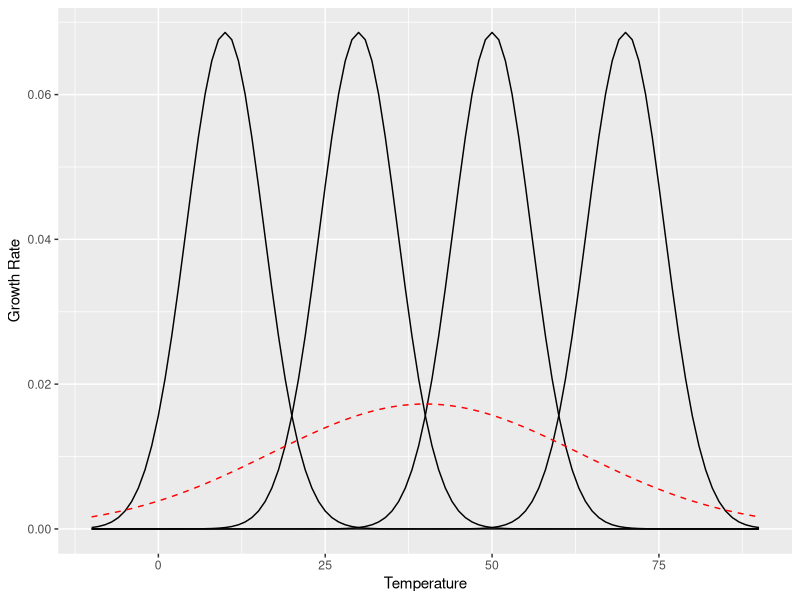
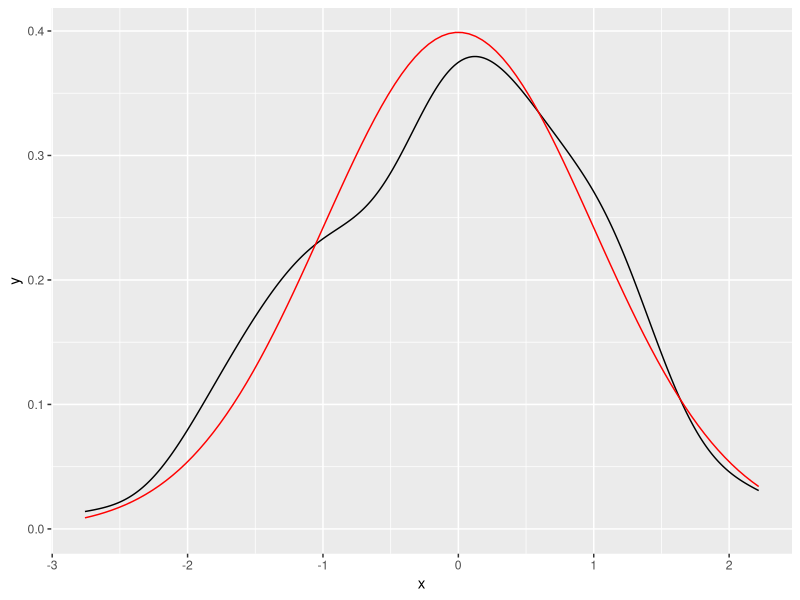
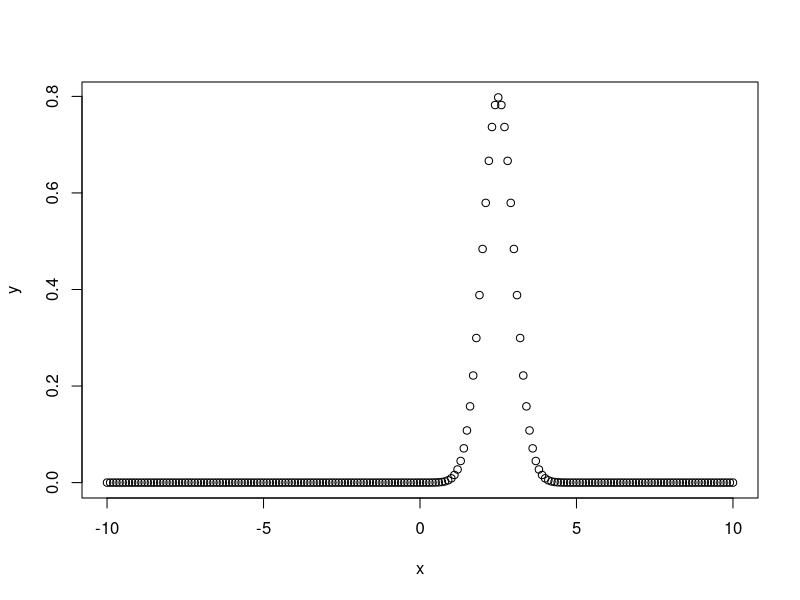
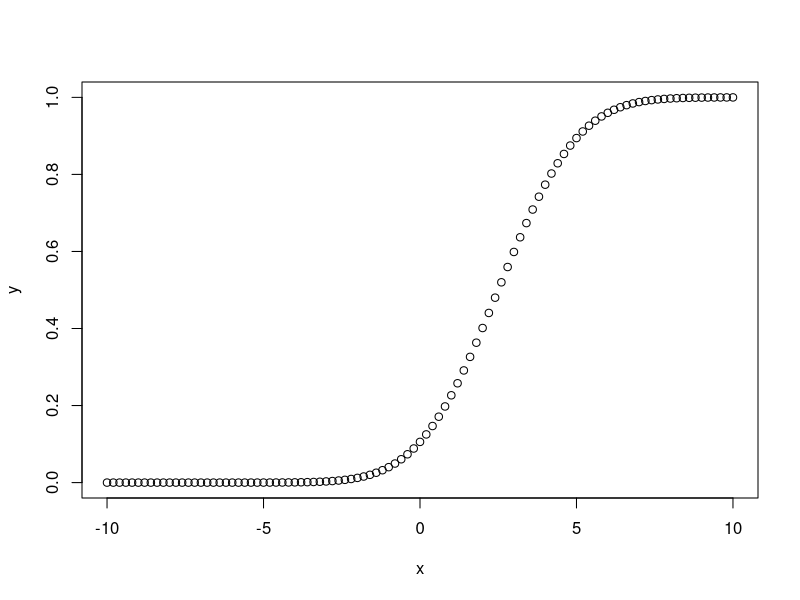
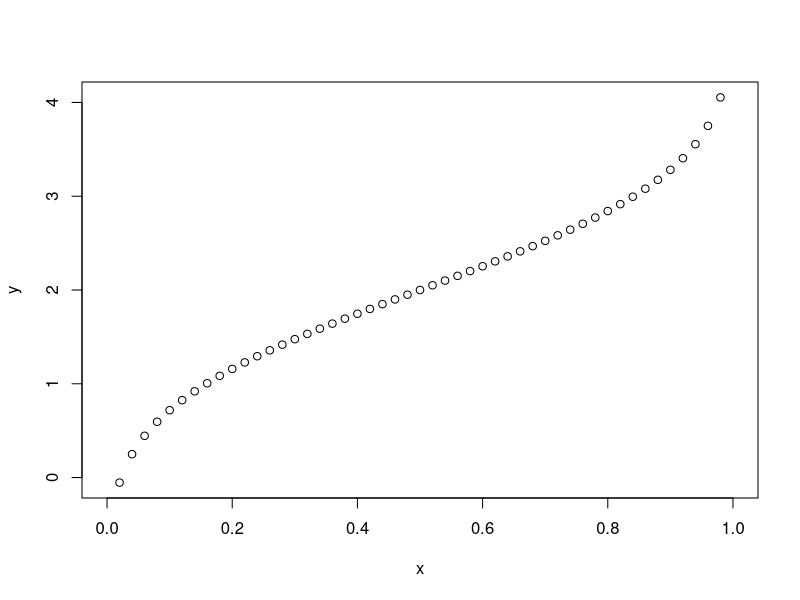
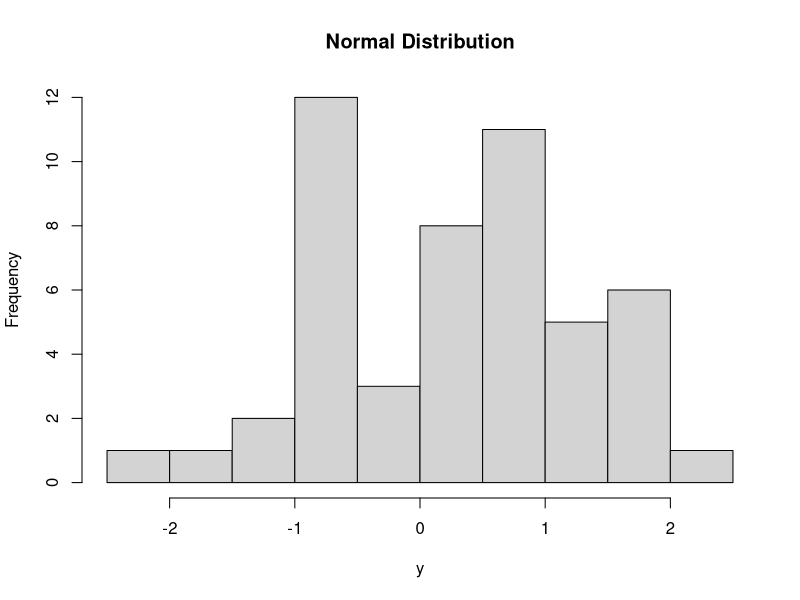
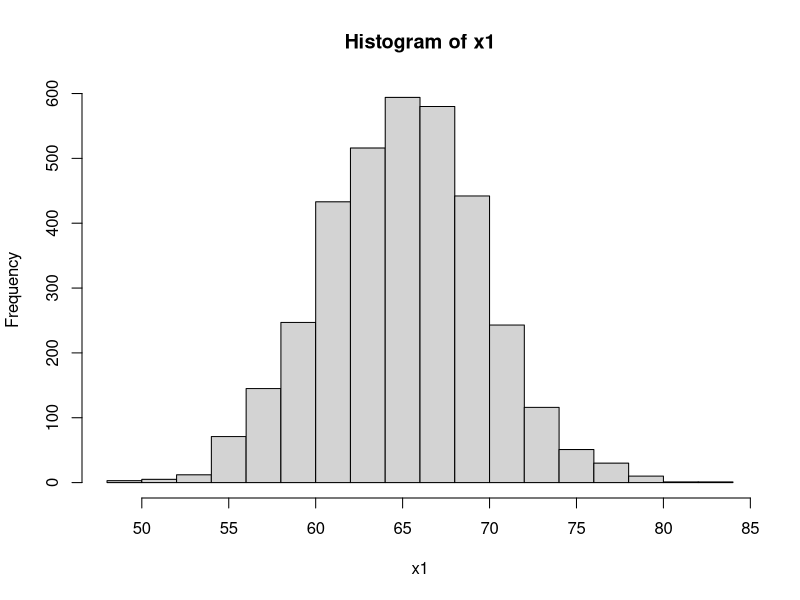

Generate these figures, in order, with R: (Note: this script raises an error after producing the figures.)
library(ggthemes)
library(data.table)
library(ggplot2)
library(tidyverse)

a <- seq(0, 20, by = .1)
b <- seq(20, 40, by = .1)
c <- seq(40, 60, by = .1)
d <- seq(60, 80, by = .1)

overall_mean <- mean(c(a, b, c, d))
# pull this from real (fake for now) data
overall_sd <- sd(c(a, b, c, d))

p9_3 <- ggplot(data.frame(x = c(-10, 90)), aes(x = x)) +
  stat_function(fun = dnorm, args = list(mean(a), sd(a))) +
  stat_function(fun = dnorm, args = list(mean(b), sd(b))) +
  stat_function(fun = dnorm, args = list(mean(c), sd(c))) +
  stat_function(fun = dnorm, args = list(mean(d), sd(d))) +
  stat_function(fun = dnorm, args = list(overall_mean, overall_sd), colour = "red", linetype="dashed") +
  xlab("Temperature") +
  ylab("Growth Rate")
p9_3

# print ggplot2 data visualization cheat sheet
# stat_function is useful for overlaying functions
set.seed(1492)
ggplot(data.frame(x = rnorm(100)), aes(x)) +
  geom_density() +
  stat_function(fun = dnorm, colour = "red")




# dnorm - this function gives height of the probability distribution at each point for a given mean and standard deviation
x <- seq(-10, 10, by = .1)
y <- dnorm(x, mean = 2.5, sd = 0.5)
plot(x, y)

# pnorm - this function gives the probability of a normally distributed random number to be less than the value of a given number. It is also called "Cumulative Distribution Function"
x <- seq(-10, 10, by = 0.2)
y <- pnorm(x, mean = 2.5, sd = 2)
plot(x, y)


# qnorm - this function takes the probability value and gives a number whose cumulative value matches the probability value
x <- seq(0, 1, by = 0.02)
y <- qnorm(x, mean = 2, sd = 1)
plot(x, y)


# rnorm - this function is used to generate random numbers whose distribution is normal. It takes the sample size as input and generates that many random numbers. We draw a histogram to show the distribution of the generated numbers

# create a sample of 50 numbers which are normally distributed
y <- rnorm(50)

hist(y, main = "Normal Distribution")


x1 <- rnorm (3500, mean=65, sd=4.58)
hist(x1)


set.seed(1) # sets a seed of reproducible results. used to produce the same sample again and again
my_hist <- data.frame( # my_hist is a data frame with two columns, group as well as value. It has 700 rows
  group = c(rep("A", 300), rep("B",150), rep("C",150), rep("D",100), rep("E",100)),
  value = c(rnorm(300, 30, 10), # rnorm has n, number of observations, mean, and standard deviation. 200, 20, 5
            # standard deviation is a measure of how spread out numbers are
            # is the square root of the variance
            # the variance is the average of the squared differences from the mean
            # https://www.mathsisfun.com/data/standard-deviation.html
            rnorm(150,5,10),
            rnorm(150,15,10),
            rnorm(100,50,10),
            rnorm(100,75,10)))

# Set desired binwidth and number of non-missing obs
bw = 2
n_obs = sum(!is.na(my_hist$value))

x <- seq(-25,100,0.1)
mu <- 30
sdev <- 15
y <- dnorm(x, mu, sdev)

# overall is the name of the group
# xx is how many times that should be repeated
# xx is length(x)


data.frame(group = rep(overall,xx), value = x, y = y)
# make a data frame
# rbind that to the my_hist data frame

my_hist %>%
  group_by(group) %>%
  nest(value) %>% # nesting creates a list-column of data frames, unnesting flattens it back out into regular columns
  # map() apply a function to each element of a vector. map() always returns a list
  # tilde is used to separate the left- and right-hand sides in a model formula. Our formula here describes the dnorm being multiplied by the bin_width and the sum of all the non_missing observations
  # dnorm takes a vector (.$value in this case), a mean, and standard deviation
  mutate(y = map(data, ~ dnorm(
    .$value, mean = mean(.$value), sd = sd(.$value)
  ) * bw * sum(!is.na(.$value)))) %>%
  unnest(data,y) %>%
  ungroup() %>%
  as.data.table() %>%
  mutate(group = as.factor(group)) %>%
  ggplot(aes(x = value, y = y, group = group, colour = group)) +
  geom_line() +
  xlab("Growing Degree Days") +
  ylab("Growth Rate (mm)") +
  ggtitle("Growth Rate of Species and Select Populations by Growing Degree Days") +
  theme_few()

ggsave("growth_rate.png")
